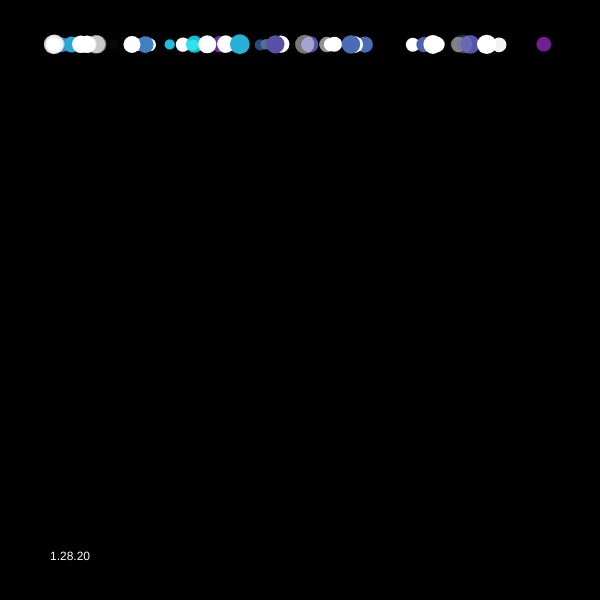
Frame 1 (no input)
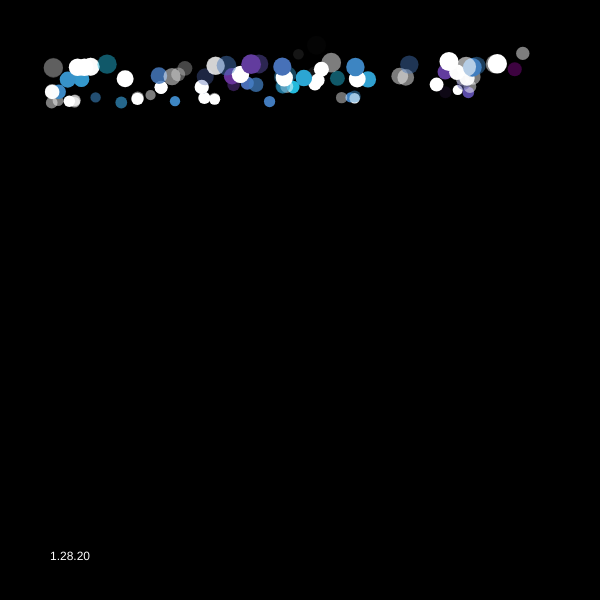
Frame 60 (no input)
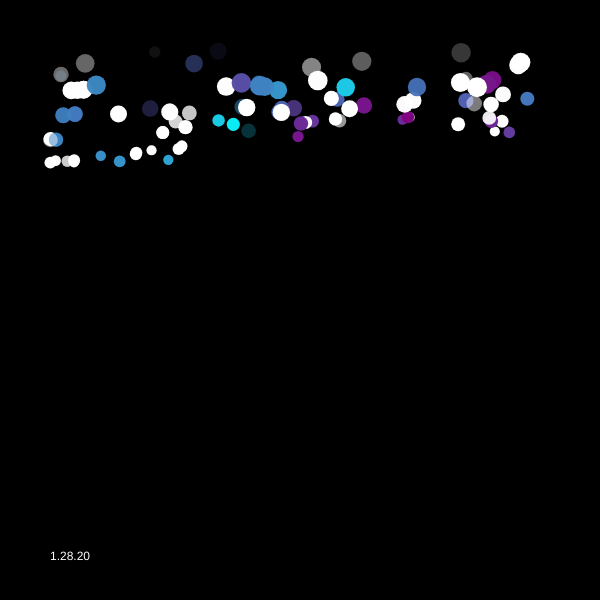
Frame 120 (the mouse pressed at the canvas centre since frame 60)

The p5.js sketch that drew these frames (run headless with seeded random() and noise() and a simulated clock; from frame 60 on, the mouse is pressed at the canvas centre):

// p5.js sketch
// ── sketch.js
// This sketch borrows heavily from yasai's perlin noise sketch
// Tony R. 2018

var seed = "openprocessing";
var nums;
var maxLife = 10;
var noiseScale = 200;
var simulationSpeed = 0.2;
var fadeFrame = 0;

var padding_top = 100;
var padding_side = 100;
var inner_square = 512;

var particles = [];
var backgroundColor;
var color_from;
var color_to;

function setup(){
  randomSeed(seed);
  noiseSeed(seed);
  nums = 100;
  
  backgroundColor = color(20, 20, 20);
  //color_from = color('black');
  //color_to = color('white');
  color_from = color('purple');
  color_to = color('cyan');
  
  //createCanvas(windowWidth, windowHeight);
  createCanvas(600, 600);
  background(backgroundColor);
  
  noStroke();
  smooth();
  
  padding_top = (height - inner_square)/2;
  padding_side = (width - inner_square)/2;
  
  for(var i = 0; i < nums; i++){
    var p = new Particle();
    p.pos.x = random(padding_side, width-padding_side);
    p.pos.y = padding_top;
    particles[i] = p;
  }
  
  background(color(0));
  fill(color(255));
}

function draw(){
  background(0);
  
  for(var i = 0; i < nums; i++){
    var iterations = map(i,0,nums,5,1);
    var radius = map(i,0,nums,10,20);
    
    particles[i].move(iterations);
    particles[i].checkEdge();
    
    var alpha = 255;
    
    var particle_heading = particles[i].vel.heading()/PI;
    if(particle_heading < 0){
        particle_heading *= -1;
    }
    var particle_color = lerpColor(particles[i].color1, particles[i].color2, particle_heading);
    
    var fade_ratio; //TODO
    fade_ratio = min(particles[i].life * 5 / maxLife, 1);
    fade_ratio = min((maxLife - particles[i].life) * 5 / maxLife, fade_ratio);

    fill(red(particle_color), green(particle_color), blue(particle_color), alpha * fade_ratio);
    particles[i].display(radius);
  } 
  fill(255);
  text("1.28.20", 50, height - 40);

}



function Particle(){
// member properties and initialization
  this.vel = createVector(0, 0);
  this.pos = createVector(random(0, width), random(0, height));
  this.life = random(0, maxLife);
  this.flip = int(random(0,2)) * 2 - 1;
  this.color1 = this.color2 = color('white');
  
  if(int(random(3)) == 1){
    //this.color1 = color('palegreen');
    //this.color2 = color('cyan');
    this.color1 = color_from;
    this.color2 = color_to;
  }
  
// member functions
  this.move = function(iterations){
    if((this.life -= 0.01666) < 0)
      this.respawnTop();
    while(iterations > 0){
      
      var transition = map(this.pos.x, padding_side, width-padding_side, 0, 1);
      var angle = noise(this.pos.x/noiseScale, this.pos.y/noiseScale)*transition*TWO_PI*noiseScale;
      //var transition = map(this.pos.y, height/5, height-padding_top, 0, 1, true);
      //var angle = HALF_PI;
      //angle += (noise(this.pos.x/noiseScale, this.pos.y/noiseScale)-0.5)*transition*TWO_PI*noiseScale/66;

      this.vel.x = cos(angle);
      this.vel.y = sin(angle);
      this.vel.mult(simulationSpeed);
      this.pos.add(this.vel);
      --iterations;
    }
  }

  this.checkEdge = function(){
    if(this.pos.x > width - padding_side
    || this.pos.x < padding_side
    || this.pos.y > height - padding_top
    || this.pos.y < padding_top){
      this.respawnTop();
    }
  }
  
  this.respawn = function(){
    this.pos.x = random(0, width);
    this.pos.y = random(0, height);
    this.life = maxLife;
  }
  
  this.respawnTop = function() {
    this.pos.x = random(padding_side, width-padding_side);
    this.pos.y = padding_top;
    this.life = maxLife;
    }

  this.display = function(r){
    ellipse(this.pos.x, this.pos.y, r, r);
  }
}
